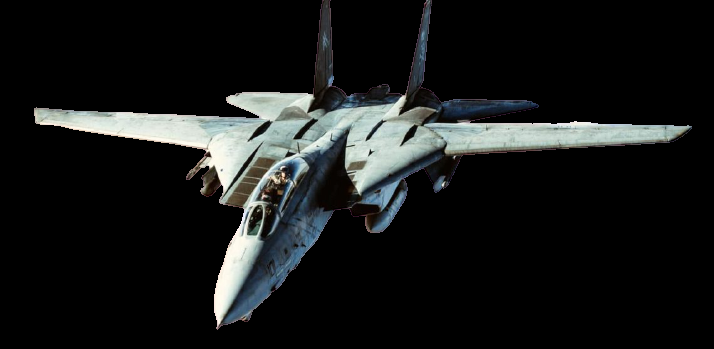
#> input picture project/ROI/F-14_mask.png, 714 x 349 px
$ jupyter execute ROI_tomcat.ipynb
#> lines starting #> are read from the running program, lines starting #| are printed output that depends on the picture
[cell 1]
import cv2
import numpy as np
import matplotlib.pyplot as plt

[cell 2]
img = cv2.imread("F-14_mask.png")
#> img is the input picture: shape (349, 714, 3); mean B, G, R 25.8, 26.2, 24.3
plt.imshow(img)

[cell 3]
src = cv2.imread('F-14_real.jpg',cv2.IMREAD_COLOR)
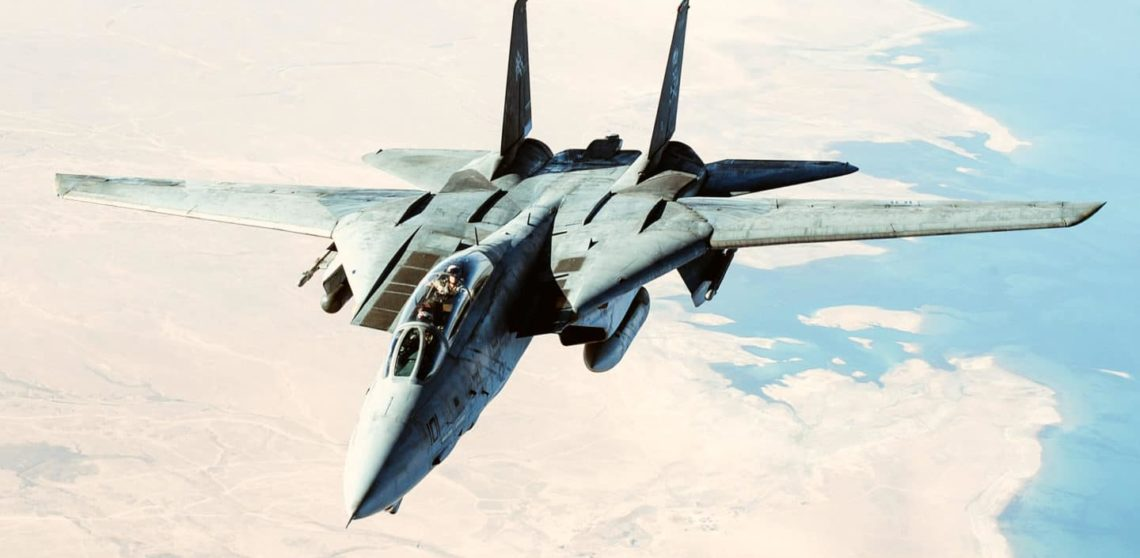
#> input picture project/ROI/F-14_real.jpg, 1140 x 558 px
#> src is the input picture: shape (558, 1140, 3); mean B, G, R 205.7, 211, 207.1
mask = img
dst = cv2.imread("city.jpg",cv2.IMREAD_COLOR)
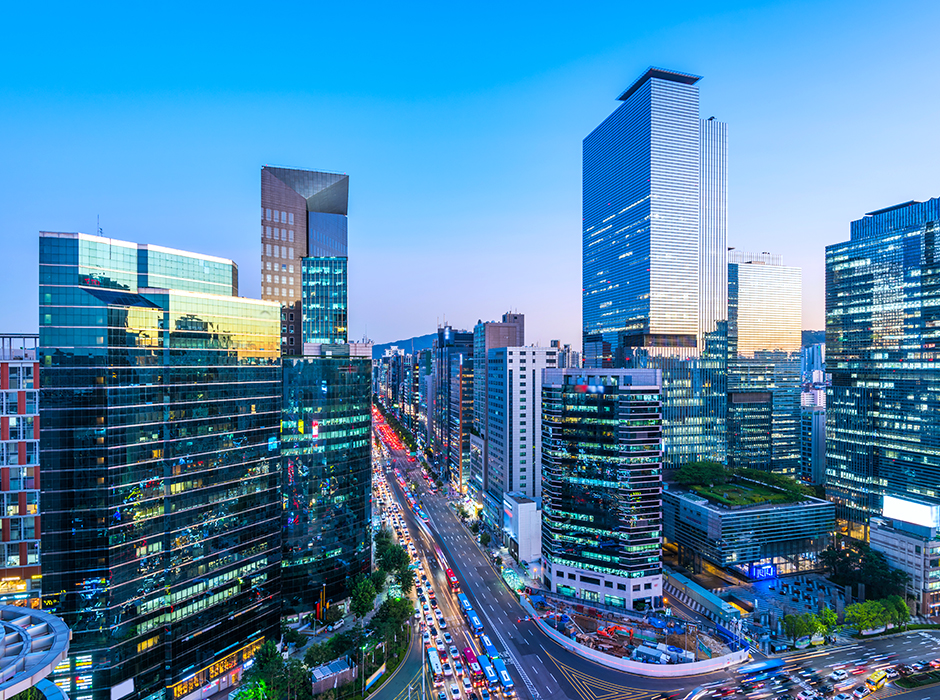
#> input picture project/ROI/city.jpg, 940 x 700 px
#> dst is the input picture: shape (700, 940, 3); mean B, G, R 172.2, 132, 76.4

[cell 4]
src = cv2.resize(src, dsize=(714, 349), interpolation=cv2.INTER_AREA)
#> src: shape (349, 714, 3)
dst = cv2.resize(dst, dsize=(714, 349), interpolation=cv2.INTER_AREA)
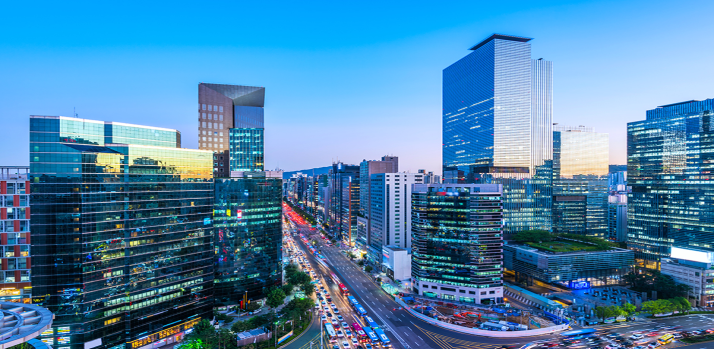
#> dst: shape (349, 714, 3); mean B, G, R 172.2, 132.1, 76.4

[cell 5]
final_img = cv2.copyTo(src,mask,dst)
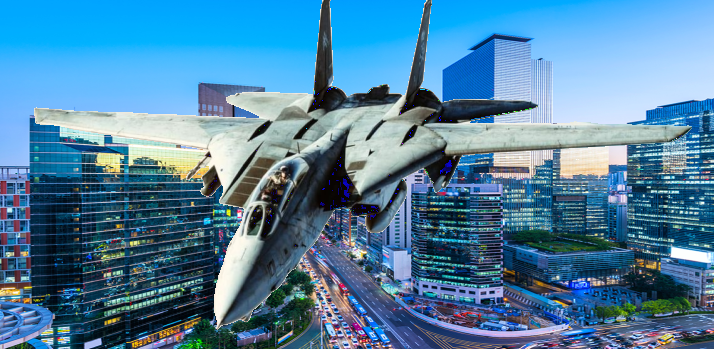
#> final_img: shape (349, 714, 3); mean B, G, R 161.8, 129.6, 80.1
